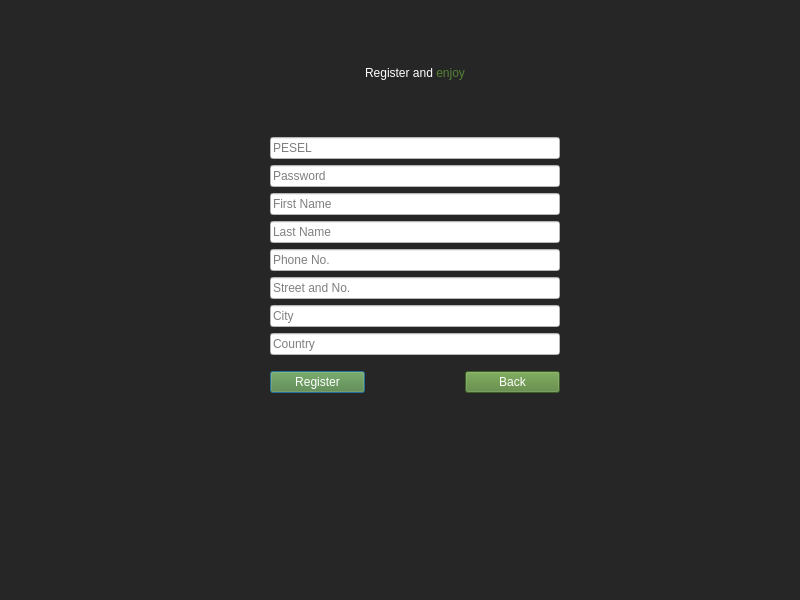
<?xml version="1.0" encoding="UTF-8"?>
<ui version="4.0">
 <class>Registration</class>
 <widget class="QDialog" name="Registration">
  <property name="geometry">
   <rect>
    <x>0</x>
    <y>0</y>
    <width>800</width>
    <height>600</height>
   </rect>
  </property>
  <property name="windowTitle">
   <string>Registration</string>
  </property>
  <property name="styleSheet">
   <string notr="true">background-color: rgb(38, 38, 38);</string>
  </property>
  <widget class="QWidget" name="gridLayoutWidget_2">
   <property name="geometry">
    <rect>
     <x>220</x>
     <y>10</y>
     <width>390</width>
     <height>383</height>
    </rect>
   </property>
   <layout class="QGridLayout" name="gridLayout_2">
    <property name="topMargin">
     <number>25</number>
    </property>
    <item row="4" column="1">
     <layout class="QGridLayout" name="gridLayout_lineEdit_login" columnstretch="0">
      <property name="leftMargin">
       <number>50</number>
      </property>
      <property name="topMargin">
       <number>20</number>
      </property>
      <property name="rightMargin">
       <number>50</number>
      </property>
      <item row="3" column="0">
       <widget class="QLineEdit" name="lineEdit_last_name">
        <property name="styleSheet">
         <string notr="true">background-color: rgb(255, 255, 255);
color: rgb(0, 0, 0);</string>
        </property>
        <property name="text">
         <string/>
        </property>
        <property name="placeholderText">
         <string>Last Name</string>
        </property>
       </widget>
      </item>
      <item row="1" column="0">
       <widget class="QLineEdit" name="lineEdit_password">
        <property name="styleSheet">
         <string notr="true">background-color: rgb(255, 255, 255);
color: rgb(0, 0, 0);</string>
        </property>
        <property name="text">
         <string/>
        </property>
        <property name="echoMode">
         <enum>QLineEdit::Password</enum>
        </property>
        <property name="placeholderText">
         <string>Password</string>
        </property>
       </widget>
      </item>
      <item row="5" column="0">
       <widget class="QLineEdit" name="lineEdit_street_and_number">
        <property name="styleSheet">
         <string notr="true">background-color: rgb(255, 255, 255);
color: rgb(0, 0, 0);</string>
        </property>
        <property name="text">
         <string/>
        </property>
        <property name="placeholderText">
         <string>Street and No.</string>
        </property>
       </widget>
      </item>
      <item row="8" column="0">
       <layout class="QHBoxLayout" name="horizontalLayout_buttons">
        <property name="spacing">
         <number>100</number>
        </property>
        <property name="topMargin">
         <number>10</number>
        </property>
        <item>
         <widget class="QPushButton" name="pushButton_register">
          <property name="palette">
           <palette>
            <active>
             <colorrole role="WindowText">
              <brush brushstyle="SolidPattern">
               <color alpha="255">
                <red>255</red>
                <green>255</green>
                <blue>255</blue>
               </color>
              </brush>
             </colorrole>
             <colorrole role="Button">
              <brush brushstyle="SolidPattern">
               <color alpha="255">
                <red>84</red>
                <green>130</green>
                <blue>53</blue>
               </color>
              </brush>
             </colorrole>
             <colorrole role="Text">
              <brush brushstyle="SolidPattern">
               <color alpha="255">
                <red>255</red>
                <green>255</green>
                <blue>255</blue>
               </color>
              </brush>
             </colorrole>
             <colorrole role="ButtonText">
              <brush brushstyle="SolidPattern">
               <color alpha="255">
                <red>255</red>
                <green>255</green>
                <blue>255</blue>
               </color>
              </brush>
             </colorrole>
             <colorrole role="Base">
              <brush brushstyle="SolidPattern">
               <color alpha="255">
                <red>84</red>
                <green>130</green>
                <blue>53</blue>
               </color>
              </brush>
             </colorrole>
             <colorrole role="Window">
              <brush brushstyle="SolidPattern">
               <color alpha="255">
                <red>84</red>
                <green>130</green>
                <blue>53</blue>
               </color>
              </brush>
             </colorrole>
             <colorrole role="PlaceholderText">
              <brush brushstyle="NoBrush">
               <color alpha="128">
                <red>255</red>
                <green>255</green>
                <blue>255</blue>
               </color>
              </brush>
             </colorrole>
            </active>
            <inactive>
             <colorrole role="WindowText">
              <brush brushstyle="SolidPattern">
               <color alpha="255">
                <red>255</red>
                <green>255</green>
                <blue>255</blue>
               </color>
              </brush>
             </colorrole>
             <colorrole role="Button">
              <brush brushstyle="SolidPattern">
               <color alpha="255">
                <red>84</red>
                <green>130</green>
                <blue>53</blue>
               </color>
              </brush>
             </colorrole>
             <colorrole role="Text">
              <brush brushstyle="SolidPattern">
               <color alpha="255">
                <red>255</red>
                <green>255</green>
                <blue>255</blue>
               </color>
              </brush>
             </colorrole>
             <colorrole role="ButtonText">
              <brush brushstyle="SolidPattern">
               <color alpha="255">
                <red>255</red>
                <green>255</green>
                <blue>255</blue>
               </color>
              </brush>
             </colorrole>
             <colorrole role="Base">
              <brush brushstyle="SolidPattern">
               <color alpha="255">
                <red>84</red>
                <green>130</green>
                <blue>53</blue>
               </color>
              </brush>
             </colorrole>
             <colorrole role="Window">
              <brush brushstyle="SolidPattern">
               <color alpha="255">
                <red>84</red>
                <green>130</green>
                <blue>53</blue>
               </color>
              </brush>
             </colorrole>
             <colorrole role="PlaceholderText">
              <brush brushstyle="NoBrush">
               <color alpha="128">
                <red>255</red>
                <green>255</green>
                <blue>255</blue>
               </color>
              </brush>
             </colorrole>
            </inactive>
            <disabled>
             <colorrole role="WindowText">
              <brush brushstyle="SolidPattern">
               <color alpha="255">
                <red>255</red>
                <green>255</green>
                <blue>255</blue>
               </color>
              </brush>
             </colorrole>
             <colorrole role="Button">
              <brush brushstyle="SolidPattern">
               <color alpha="255">
                <red>84</red>
                <green>130</green>
                <blue>53</blue>
               </color>
              </brush>
             </colorrole>
             <colorrole role="Text">
              <brush brushstyle="SolidPattern">
               <color alpha="255">
                <red>255</red>
                <green>255</green>
                <blue>255</blue>
               </color>
              </brush>
             </colorrole>
             <colorrole role="ButtonText">
              <brush brushstyle="SolidPattern">
               <color alpha="255">
                <red>255</red>
                <green>255</green>
                <blue>255</blue>
               </color>
              </brush>
             </colorrole>
             <colorrole role="Base">
              <brush brushstyle="SolidPattern">
               <color alpha="255">
                <red>84</red>
                <green>130</green>
                <blue>53</blue>
               </color>
              </brush>
             </colorrole>
             <colorrole role="Window">
              <brush brushstyle="SolidPattern">
               <color alpha="255">
                <red>84</red>
                <green>130</green>
                <blue>53</blue>
               </color>
              </brush>
             </colorrole>
             <colorrole role="PlaceholderText">
              <brush brushstyle="NoBrush">
               <color alpha="128">
                <red>255</red>
                <green>255</green>
                <blue>255</blue>
               </color>
              </brush>
             </colorrole>
            </disabled>
           </palette>
          </property>
          <property name="styleSheet">
           <string notr="true">background-color: rgb(84, 130, 53);
color: rgb(255, 255, 255);</string>
          </property>
          <property name="text">
           <string>Register</string>
          </property>
         </widget>
        </item>
        <item>
         <widget class="QPushButton" name="pushButton_back">
          <property name="palette">
           <palette>
            <active>
             <colorrole role="WindowText">
              <brush brushstyle="SolidPattern">
               <color alpha="255">
                <red>255</red>
                <green>255</green>
                <blue>255</blue>
               </color>
              </brush>
             </colorrole>
             <colorrole role="Button">
              <brush brushstyle="SolidPattern">
               <color alpha="255">
                <red>84</red>
                <green>130</green>
                <blue>53</blue>
               </color>
              </brush>
             </colorrole>
             <colorrole role="Text">
              <brush brushstyle="SolidPattern">
               <color alpha="255">
                <red>255</red>
                <green>255</green>
                <blue>255</blue>
               </color>
              </brush>
             </colorrole>
             <colorrole role="ButtonText">
              <brush brushstyle="SolidPattern">
               <color alpha="255">
                <red>255</red>
                <green>255</green>
                <blue>255</blue>
               </color>
              </brush>
             </colorrole>
             <colorrole role="Base">
              <brush brushstyle="SolidPattern">
               <color alpha="255">
                <red>84</red>
                <green>130</green>
                <blue>53</blue>
               </color>
              </brush>
             </colorrole>
             <colorrole role="Window">
              <brush brushstyle="SolidPattern">
               <color alpha="255">
                <red>84</red>
                <green>130</green>
                <blue>53</blue>
               </color>
              </brush>
             </colorrole>
             <colorrole role="PlaceholderText">
              <brush brushstyle="NoBrush">
               <color alpha="128">
                <red>255</red>
                <green>255</green>
                <blue>255</blue>
               </color>
              </brush>
             </colorrole>
            </active>
            <inactive>
             <colorrole role="WindowText">
              <brush brushstyle="SolidPattern">
               <color alpha="255">
                <red>255</red>
                <green>255</green>
                <blue>255</blue>
               </color>
              </brush>
             </colorrole>
             <colorrole role="Button">
              <brush brushstyle="SolidPattern">
               <color alpha="255">
                <red>84</red>
                <green>130</green>
                <blue>53</blue>
               </color>
              </brush>
             </colorrole>
             <colorrole role="Text">
              <brush brushstyle="SolidPattern">
               <color alpha="255">
                <red>255</red>
                <green>255</green>
                <blue>255</blue>
               </color>
              </brush>
             </colorrole>
             <colorrole role="ButtonText">
              <brush brushstyle="SolidPattern">
               <color alpha="255">
                <red>255</red>
                <green>255</green>
                <blue>255</blue>
               </color>
              </brush>
             </colorrole>
             <colorrole role="Base">
              <brush brushstyle="SolidPattern">
               <color alpha="255">
                <red>84</red>
                <green>130</green>
                <blue>53</blue>
               </color>
              </brush>
             </colorrole>
             <colorrole role="Window">
              <brush brushstyle="SolidPattern">
               <color alpha="255">
                <red>84</red>
                <green>130</green>
                <blue>53</blue>
               </color>
              </brush>
             </colorrole>
             <colorrole role="PlaceholderText">
              <brush brushstyle="NoBrush">
               <color alpha="128">
                <red>255</red>
                <green>255</green>
                <blue>255</blue>
               </color>
              </brush>
             </colorrole>
            </inactive>
            <disabled>
             <colorrole role="WindowText">
              <brush brushstyle="SolidPattern">
               <color alpha="255">
                <red>255</red>
                <green>255</green>
                <blue>255</blue>
               </color>
              </brush>
             </colorrole>
             <colorrole role="Button">
              <brush brushstyle="SolidPattern">
               <color alpha="255">
                <red>84</red>
                <green>130</green>
                <blue>53</blue>
               </color>
              </brush>
             </colorrole>
             <colorrole role="Text">
              <brush brushstyle="SolidPattern">
               <color alpha="255">
                <red>255</red>
                <green>255</green>
                <blue>255</blue>
               </color>
              </brush>
             </colorrole>
             <colorrole role="ButtonText">
              <brush brushstyle="SolidPattern">
               <color alpha="255">
                <red>255</red>
                <green>255</green>
                <blue>255</blue>
               </color>
              </brush>
             </colorrole>
             <colorrole role="Base">
              <brush brushstyle="SolidPattern">
               <color alpha="255">
                <red>84</red>
                <green>130</green>
                <blue>53</blue>
               </color>
              </brush>
             </colorrole>
             <colorrole role="Window">
              <brush brushstyle="SolidPattern">
               <color alpha="255">
                <red>84</red>
                <green>130</green>
                <blue>53</blue>
               </color>
              </brush>
             </colorrole>
             <colorrole role="PlaceholderText">
              <brush brushstyle="NoBrush">
               <color alpha="128">
                <red>255</red>
                <green>255</green>
                <blue>255</blue>
               </color>
              </brush>
             </colorrole>
            </disabled>
           </palette>
          </property>
          <property name="autoFillBackground">
           <bool>false</bool>
          </property>
          <property name="styleSheet">
           <string notr="true">background-color: rgb(84, 130, 53);
color: rgb(255, 255, 255);</string>
          </property>
          <property name="text">
           <string>Back</string>
          </property>
         </widget>
        </item>
       </layout>
      </item>
      <item row="2" column="0">
       <widget class="QLineEdit" name="lineEdit_first_name">
        <property name="styleSheet">
         <string notr="true">background-color: rgb(255, 255, 255);
color: rgb(0, 0, 0);</string>
        </property>
        <property name="text">
         <string/>
        </property>
        <property name="echoMode">
         <enum>QLineEdit::Normal</enum>
        </property>
        <property name="placeholderText">
         <string>First Name</string>
        </property>
       </widget>
      </item>
      <item row="4" column="0">
       <widget class="QLineEdit" name="lineEdit_phone_number">
        <property name="styleSheet">
         <string notr="true">background-color: rgb(255, 255, 255);
color: rgb(0, 0, 0);</string>
        </property>
        <property name="text">
         <string/>
        </property>
        <property name="echoMode">
         <enum>QLineEdit::Normal</enum>
        </property>
        <property name="placeholderText">
         <string>Phone No.</string>
        </property>
       </widget>
      </item>
      <item row="7" column="0">
       <widget class="QLineEdit" name="lineEdit_country">
        <property name="styleSheet">
         <string notr="true">background-color: rgb(255, 255, 255);
color: rgb(0, 0, 0);</string>
        </property>
        <property name="text">
         <string/>
        </property>
        <property name="placeholderText">
         <string>Country</string>
        </property>
       </widget>
      </item>
      <item row="0" column="0">
       <widget class="QLineEdit" name="lineEdit_pesel">
        <property name="styleSheet">
         <string notr="true">background-color: rgb(255, 255, 255);
color: rgb(0, 0, 0);</string>
        </property>
        <property name="text">
         <string/>
        </property>
        <property name="placeholderText">
         <string>PESEL</string>
        </property>
       </widget>
      </item>
      <item row="6" column="0">
       <widget class="QLineEdit" name="lineEdit_city">
        <property name="styleSheet">
         <string notr="true">background-color: rgb(255, 255, 255);
color: rgb(0, 0, 0);</string>
        </property>
        <property name="text">
         <string/>
        </property>
        <property name="echoMode">
         <enum>QLineEdit::Normal</enum>
        </property>
        <property name="placeholderText">
         <string>City</string>
        </property>
       </widget>
      </item>
     </layout>
    </item>
    <item row="0" column="1">
     <layout class="QHBoxLayout" name="horizontalLayout">
      <item alignment="Qt::AlignHCenter">
       <widget class="QLabel" name="label_welcome">
        <property name="styleSheet">
         <string notr="true">color: rgb(255, 255, 255);
font: 75 20pt &quot;Calibri&quot;;</string>
        </property>
        <property name="frameShape">
         <enum>QFrame::NoFrame</enum>
        </property>
        <property name="text">
         <string>&lt;html&gt;&lt;head/&gt;&lt;body&gt;&lt;p&gt;Register and &lt;span style=&quot; color:#548235;&quot;&gt;enjoy&lt;/span&gt;&lt;/p&gt;&lt;/body&gt;&lt;/html&gt;</string>
        </property>
       </widget>
      </item>
     </layout>
    </item>
   </layout>
  </widget>
 </widget>
 <resources/>
 <connections/>
</ui>
